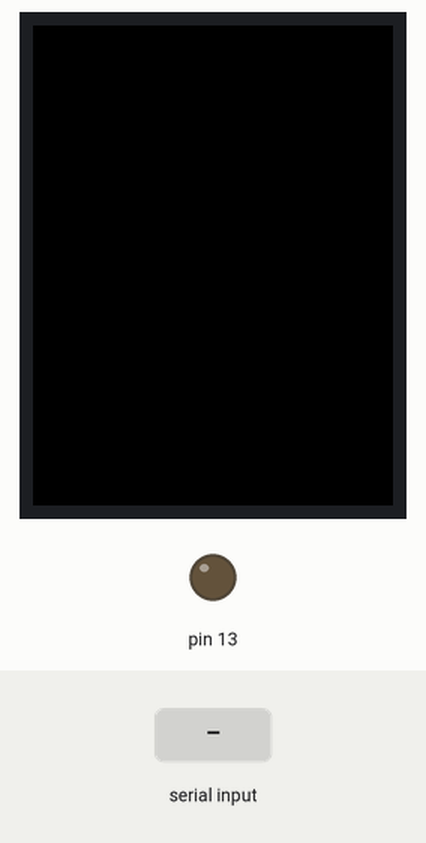
Bench run of a sketch on a simulated Arduino Mega 2560, built with avr-gcc and run on an emulated ATmega2560. Shown: 240×320 colour display, output pins drawn as LEDs (lit = HIGH). Inputs (shaded band) come from the test bench. What the sketch prints to the serial monitor is not drawn.

Above: at 1.4 s.
1.5 s: "1\n" received over Serial
4.0 s: "0\n" received over Serial
At 5.4 s:
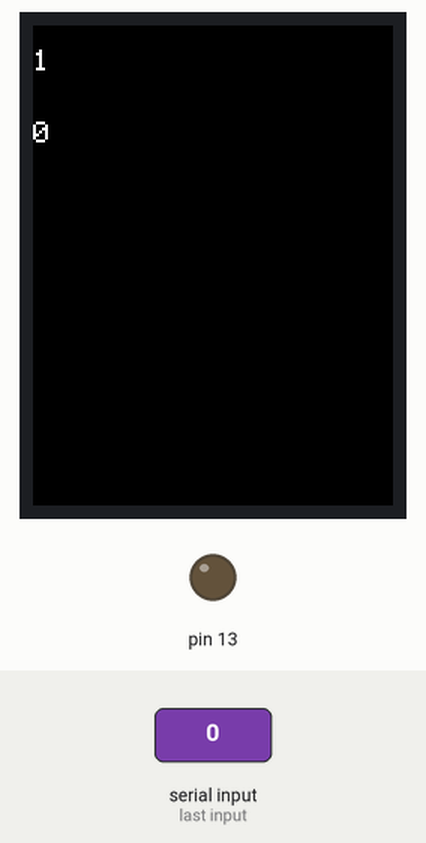
6.5 s: "2\n" received over Serial
Timing chart, 0 to 9.5 s (numbered marks = the images above; inputs shaded):
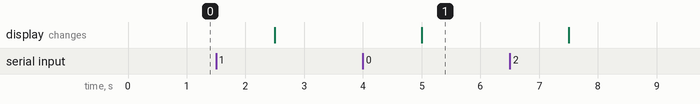

The sketch:

arduino-serial-tft.ino
```cpp
// *** SPFD5408 change -- Begin
#include <SPFD5408_Adafruit_GFX.h>    // Core graphics library
#include <SPFD5408_Adafruit_TFTLCD.h> // Hardware-specific library
#include <SPFD5408_TouchScreen.h>
// *** SPFD5408 change -- End

#if defined(__SAM3X8E__)
    #undef __FlashStringHelper::F(string_literal)
    #define F(string_literal) string_literal
#endif

#define YP A1  // must be an analog pin, use "An" notation!
#define XM A2  // must be an analog pin, use "An" notation!
#define YM 7   // can be a digital pin
#define XP 6   // can be a digital pin

#define LCD_CS A3
#define LCD_CD A2
#define LCD_WR A1
#define LCD_RD A0
// optional
#define LCD_RESET A4

// Assign human-readable names to some common 16-bit color values:
#define	BLACK   0x0000
#define	BLUE    0x001F
#define	RED     0xF800
#define	GREEN   0x07E0
#define CYAN    0x07FF
#define MAGENTA 0xF81F
#define YELLOW  0xFFE0
#define WHITE   0xFFFF


Adafruit_TFTLCD tft(LCD_CS, LCD_CD, LCD_WR, LCD_RD, LCD_RESET);

#define BOXSIZE 40

int oldcolor, currentcolor;

void setup(void) {
  Serial.begin(9600);
  Serial.println(F("Paint!"));

  tft.reset();

  tft.begin(0x9341); // SDFP5408

  tft.setRotation(0); // Need for the Mega, please changed for your choice or rotation initial

  // Border

  // drawBorder();

  // Initial screen

  // tft.setCursor (55, 50);
  // tft.setTextSize (3);
  // tft.setTextColor(RED);
  // tft.println("SPFD5408");
  // tft.setCursor (65, 85);
  // tft.println("Library");
  // tft.setCursor (55, 150);
  // tft.setTextSize (2);
  // tft.setTextColor(BLACK);
  // tft.println("TFT Paint");
  //
  // tft.setCursor (80, 250);
  // tft.setTextSize (1);
  // tft.setTextColor(BLACK);

  // Paint
  //
  tft.fillScreen(BLACK);
  //
  // tft.fillRect(0, 0, BOXSIZE, BOXSIZE, RED);
  // tft.fillRect(BOXSIZE, 0, BOXSIZE, BOXSIZE, YELLOW);
  // tft.fillRect(BOXSIZE*2, 0, BOXSIZE, BOXSIZE, GREEN);
  // tft.fillRect(BOXSIZE*3, 0, BOXSIZE, BOXSIZE, CYAN);
  // tft.fillRect(BOXSIZE*4, 0, BOXSIZE, BOXSIZE, BLUE);
  // tft.fillRect(BOXSIZE*5, 0, BOXSIZE, BOXSIZE, MAGENTA);
  // // tft.fillRect(BOXSIZE*6, 0, BOXSIZE, BOXSIZE, WHITE);
  //
  // tft.drawRect(0, 0, BOXSIZE, BOXSIZE, WHITE);
  currentcolor = RED;

  pinMode(13, OUTPUT);
}

#define MINPRESSURE 10
#define MAXPRESSURE 1000
const char terminator = ";";

void loop()
{
  String serialText = Serial.readStringUntil(terminator);
  tft.setTextSize(2);
  tft.setTextColor(WHITE);
  tft.println(serialText);
}

// void drawBorder () {
//
//   // Draw a border
//
//   uint16_t width = tft.width() - 1;
//   uint16_t height = tft.height() - 1;
//   uint8_t border = 10;
//
//   tft.fillScreen(RED);
//   tft.fillRect(border, border, (width - border * 2), (height - border * 2), WHITE);
//
// }
```

Measured:
- after the input at 4.0 s, the display: changes after 1.0 s (image 1)
